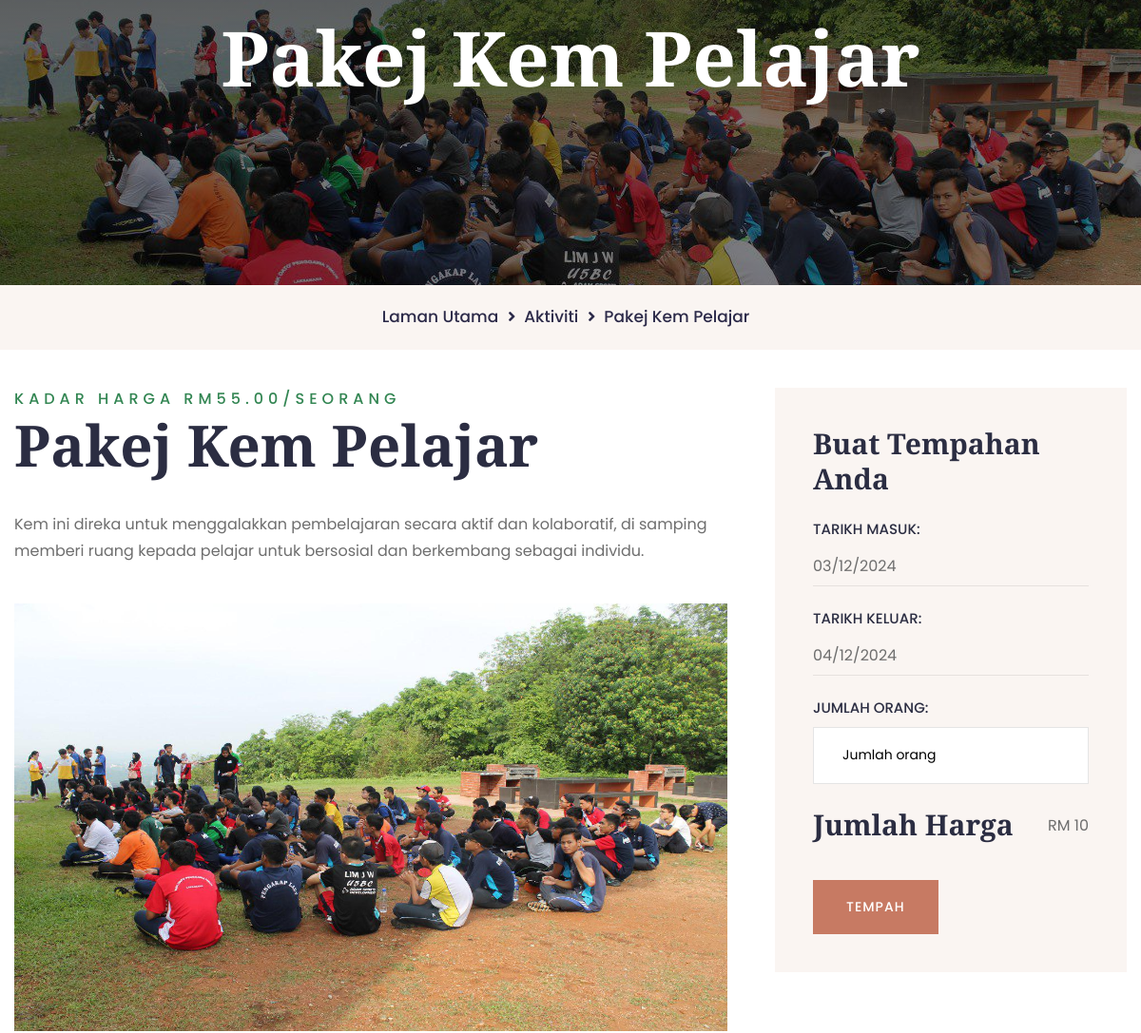
The app's page /aktivitiDetail.php?id_aktiviti=3 (middle part), older data.
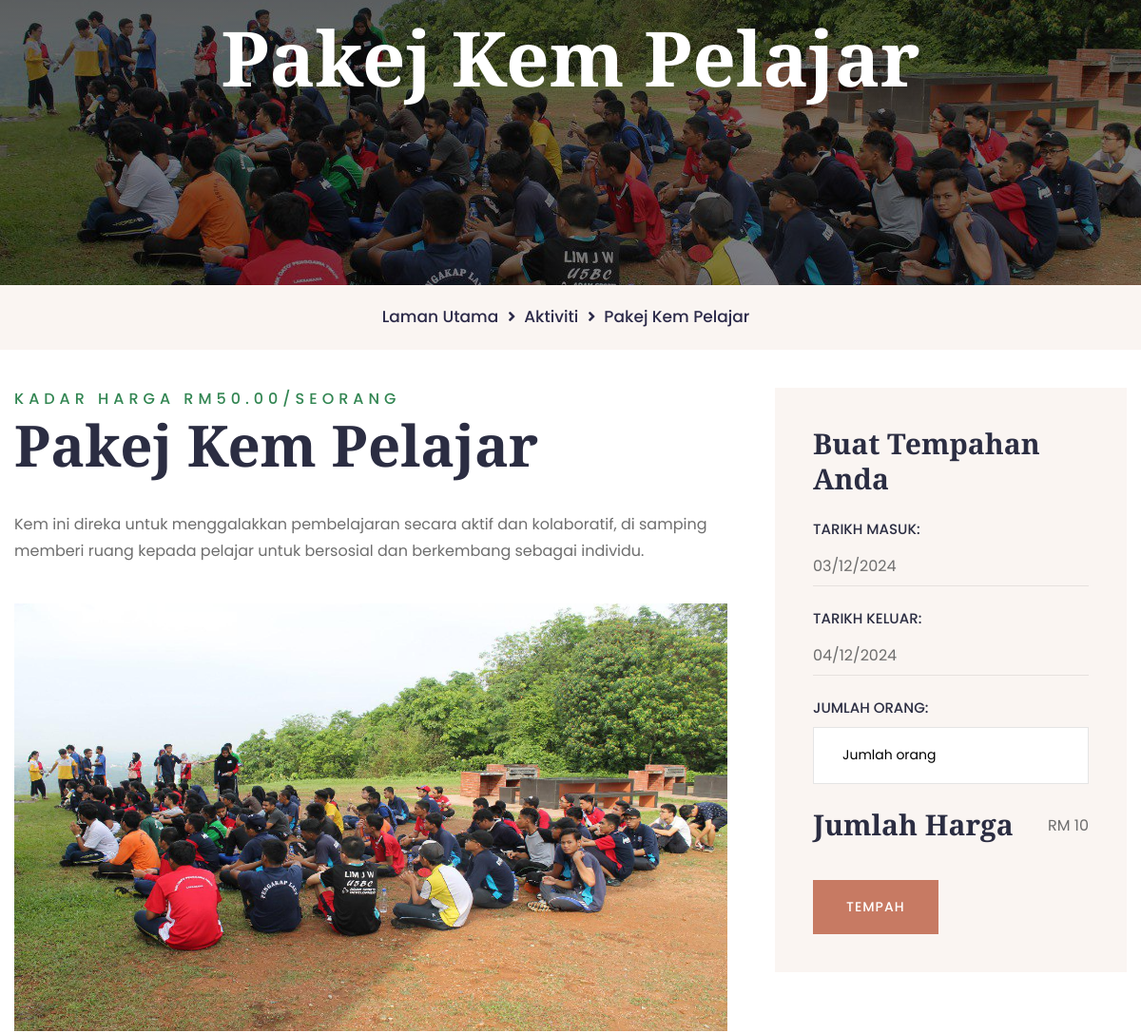
The same page, newer data.
### tables this page shows
CREATE TABLE `aktiviti` (
  `id_aktiviti` int(11) NOT NULL,
  `nama_aktiviti` varchar(50) NOT NULL,
  `kadar_harga` decimal(10,2) NOT NULL,
  `kemudahan` varchar(500) NOT NULL,
  `penerangan` varchar(550) NOT NULL,
  `status_aktiviti` enum('Tersedia','Tidak Tersedia') NOT NULL,
  `gambar` varchar(550) NOT NULL
);

### adminDashboard/controller/get_aktiviti.php (called while the page is built, shortened)
<?php
$id_aktiviti = $_GET['id_aktiviti'];
$query = "SELECT id_aktiviti, nama_aktiviti, kadar_harga, kemudahan, penerangan, status_aktiviti, gambar FROM aktiviti WHERE id_aktiviti = ?";
$stmt = $conn->prepare($query);
$stmt->bind_param("i", $id_aktiviti);
$stmt->execute();
$result = $stmt->get_result();
if ($result->num_rows > 0) {
    $row = $result->fetch_assoc();
    $nama_aktiviti = $row['nama_aktiviti'];
    $penerangan = $row['penerangan'];
} else {
    echo "<tr><td colspan='8'>Tiada data untuk dipaparkan.</td></tr>";
}
?>

### aktivitiDetail.php (the view, shortened to what this page needs)
<?php
include 'db-connect.php';
include 'adminDashboard/controller/get_aktiviti.php';
?>
<!DOCTYPE html>
<html lang="en">
<head>
	<link href="assets/css/bootstrap.css" rel="stylesheet">
	<link href="assets/css/style.css" rel="stylesheet">
	<link href="assets/css/responsive.css" rel="stylesheet">
	<link href="assets/css/color.css" rel="stylesheet">
</head>
<body>
<div class="page-wrapper">
    <div class="page-title" style="background-image: url(adminDashboard/controller/uploads/<?php echo $row['gambar']; ?>);">
        <div class="auto-container">
            <h1><?php echo $nama_aktiviti; ?></h1>
        </div>
    </div>
    <div class="bredcrumb-wrap">
        <div class="auto-container">
            <ul class="bredcrumb-list">
                <li><a href="index.php">Laman Utama</a></li>
                <li><a href="pakejAktiviti.php">Aktiviti</a></li>
                <li><?php echo $nama_aktiviti; ?></li>
            </ul>
        </div>
    </div>
    <section class="section-padding">
        <div class="auto-container">
            <div class="row">
                <div class="col-lg-8 pe-lg-35">
                    <div class="single-post">
                        <span class="section_heading_title_small">Kadar Harga RM<?php echo number_format($row['kadar_harga'], 2); ?>/seorang</span>
                        <h2 class="mb_40"><?php echo $nama_aktiviti; ?></h2>
                        <p class="mb_40"><?php echo $penerangan; ?></p>
                        <div class="mb_60"><img src="adminDashboard/controller/uploads/<?php echo $row['gambar']; ?>" alt="" style="width: 828px; height :450px;"></div>
                    </div>
                </div>
                <div class="col-lg-4">
                    <div class="widget mb_40 gray-bg p_40">
						<h4 class="mb_20">Buat Tempahan Anda</h4>
						<div class="booking-form-3">
							<form class="hotel-booking-form-1-form d-block" action="booking_confirmation_aktiviti.php" method="POST">
								<div class="form-group">
									<p class="hotel-booking-form-1-label">Tarikh masuk:</p>
									<input placeholder="" class="" type="text" name="tarikh_masuk" id="nd_booking_archive_form_date_range_from" value="" />
								</div>
								<div class="form-group">
									<p class="hotel-booking-form-1-label">Tarikh keluar:</p>
									<input placeholder="" class="" type="text" name="tarikh_keluar" id="nd_booking_archive_form_date_range_to" value="" />
								</div>
								<div class="form-group">
									<p class="hotel-booking-form-1-label">Jumlah orang:</p>
									<input placeholder="Jumlah orang" class="" type="number" name="jumlah_orang" min="1" value="" />
								</div>
								<div class="form-group mt-4">
									<div class="d-flex align-items-center justify-content-between">
										<h4 class="mb_20">Jumlah Harga</h4>
										<p>RM 10</p>
									</div>
								</div>
								<div class="form-group mb-0">
									<button type="submit" class="btn-1">Tempah<span></span></button>
								</div>
							</form>
						</div>
					</div>
                </div>
            </div>
        </div>
    </section>
</div>
</body>
</html>

Row changes from the older to the newer data that the page shows:
changed aktiviti "Pakej Kem Pelajar": kadar_harga "55.00" → "50.00"
